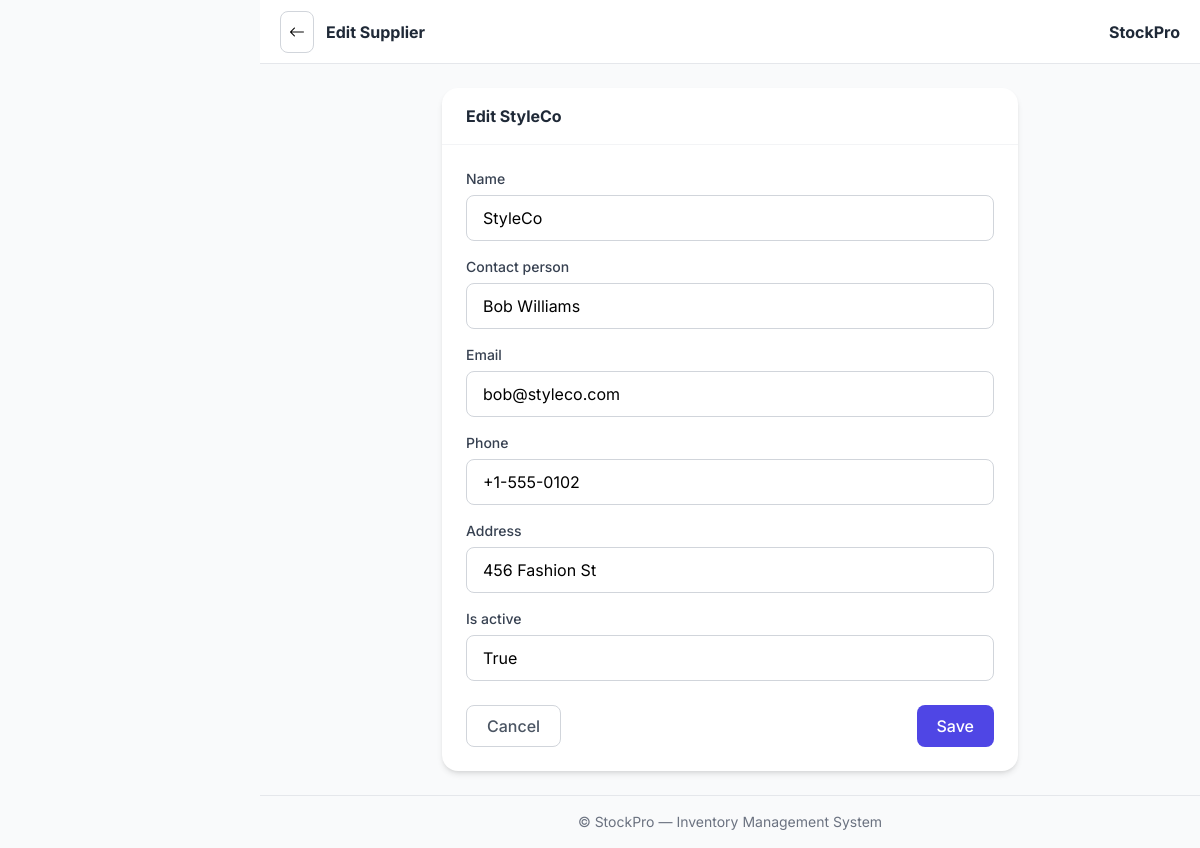
Page /dashboard/suppliers/2/edit/ (signed in) on the committed database.
### inventory/models.py (models this page shows, shortened)
class Supplier(models.Model):
    name = models.CharField(max_length=200, unique=True)
    contact_person = models.CharField(max_length=100, blank=True)
    email = models.EmailField(blank=True)
    phone = models.CharField(max_length=20, blank=True)
    address = models.TextField(blank=True)
    is_active = models.BooleanField(default=True)
    created_at = models.DateTimeField(auto_now_add=True)
    class Meta:
        ordering = ["name"]

### inventory/views.py (the view)
# urls.py: path("suppliers/<int:pk>/edit/", views.supplier_edit, name="supplier_edit"),
@login_required
@manager_or_admin_required
def supplier_edit(request, pk):
    supplier = get_object_or_404(Supplier, pk=pk)
    if request.method == "POST":
        form = SupplierForm(request.POST, instance=supplier)
        if form.is_valid():
            form.save()
            messages.success(request, "Supplier updated.")
            return redirect("supplier_list")
    else:
        form = SupplierForm(instance=supplier)
    return render(request, "inventory/supplier_form.html",
                  {"form": form, "supplier": supplier, "title": "Edit Supplier"})

### inventory/forms.py
class SupplierForm(forms.ModelForm):
    class Meta:
        model = Supplier
        fields = ["name", "contact_person", "email", "phone", "address", "is_active"]
        widgets = {
            "name": forms.TextInput(attrs={"class": "form-control"}),
            "contact_person": forms.TextInput(attrs={"class": "form-control"}),
            "email": forms.EmailInput(attrs={"class": "form-control"}),
            "phone": forms.TextInput(attrs={"class": "form-control"}),
            "address": forms.Textarea(attrs={"class": "form-control", "rows": 2}),
            "is_active": forms.CheckboxInput(attrs={"class": "form-check-input"}),
        }

### inventory/templates/inventory/supplier_form.html (shortened to what this page needs)
{% extends 'base.html' %}
{% block page_title %}{% if supplier %}Edit Supplier{% else %}New Supplier{% endif %}{% endblock %}
{% block content %}
<div class="max-w-xl mx-auto">
  <div class="bg-white rounded-2xl shadow-md">
    <div class="px-6 py-4 border-b border-gray-100 font-bold text-gray-800">{% if supplier %}Edit {{ supplier.name }}{% else %}New Supplier{% endif %}</div>
    <div class="p-6">
      <form method="post">
        <div class="space-y-4">
          {% for field in form %}
            <div>
              <label class="block text-sm font-medium text-gray-700 mb-1.5" for="{{ field.id_for_label }}">{{ field.label }}</label>
              <input type="{% if field.name == 'email' %}email{% elif field.name == 'phone' %}tel{% else %}text{% endif %}"
                     name="{{ field.name }}"
                     id="{{ field.id_for_label }}"
                     class="w-full px-4 py-2.5 rounded-lg border border-gray-300 focus:ring-2 focus:ring-primary-500 focus:border-primary-500 outline-none transition-all bg-white"
                     {% if field.value %}value="{{ field.value }}"{% endif %}
                     {% if field.field.required %}required{% endif %}>
            </div>
          {% endfor %}
        </div>
        <div class="flex justify-between gap-3 mt-6">
          <a href="{% url 'supplier_list' %}" class="px-5 py-2 border border-gray-300 text-gray-600 rounded-lg hover:bg-gray-50 font-medium">Cancel</a>
          <button type="submit" class="px-5 py-2 bg-primary-600 text-white rounded-lg font-medium hover:bg-primary-700">Save</button>
        </div>
      </form>
    </div>
  </div>
</div>
{% endblock %}

### rows in the picture
Supplier: name "StyleCo", name "StyleCo" "Bob Williams" "bob@styleco.com" "+1-555-0102" "456 Fashion St"

### other values in the picture
{{ field.label }} "Name" "Contact person" "Email" "Phone" "Address" "Is active"
